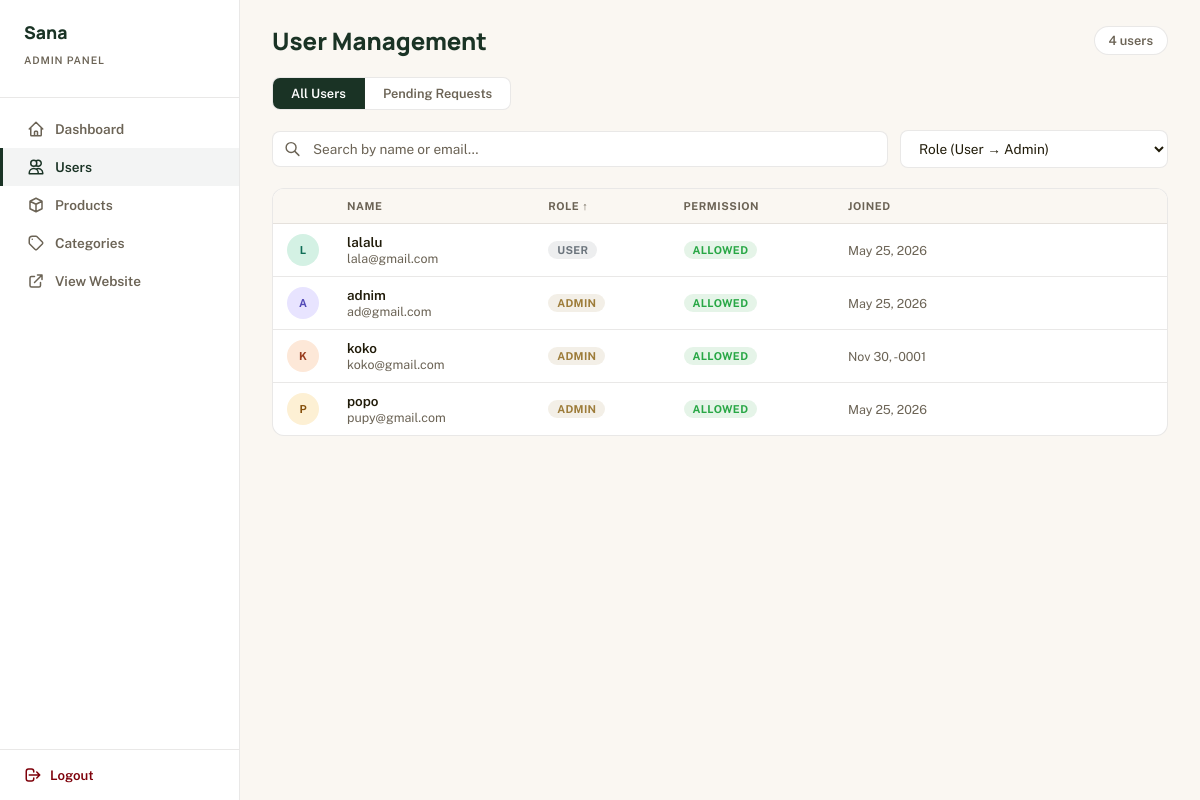
The page /views/admin_user.php?order=role_asc (signed in) on the database its author committed.
### tables this page shows
CREATE TABLE `user` (
  `id` int(11) NOT NULL,
  `name` varchar(50) NOT NULL,
  `first_name` varchar(50) NOT NULL,
  `last_name` varchar(50) NOT NULL,
  `email` varchar(50) DEFAULT NULL,
  `password` varchar(255) DEFAULT NULL,
  `provider` varchar(200) DEFAULT NULL,
  `provider_id` varchar(200) DEFAULT NULL,
  `avatar` tinyint(1) NOT NULL DEFAULT 0,
  `is_admin` tinyint(1) NOT NULL DEFAULT 0,
  `can_post` tinyint(1) DEFAULT 0,
  `request_post_permission` tinyint(1) DEFAULT 0,
  `created_at` timestamp NOT NULL DEFAULT current_timestamp(),
  `updated_at` timestamp NOT NULL DEFAULT current_timestamp() ON UPDATE current_timestamp()
);

### repos/UserRepository.php (called while the page is built, shortened)
<?php
class UserRepository {
    protected $conn;
    public function __construct(PDO $conn) {
        $this->conn = $conn;
    }
    public function getAllWithFilters($filter = null, $search = null, $orderBy = null) {
        $sql = "SELECT * FROM `user`";
        $params = [];
        $orderClause = match($orderBy) {
            'name_asc' => 'ORDER BY name ASC',
            'name_desc' => 'ORDER BY name DESC',
            'id_asc' => 'ORDER BY id ASC',
            'id_desc' => 'ORDER BY id DESC',
            'role_asc' => 'ORDER BY is_admin ASC, name ASC',
            'role_desc' => 'ORDER BY is_admin DESC, name ASC',
            'permission_asc' => 'ORDER BY can_post ASC, name ASC',
            'permission_desc' => 'ORDER BY can_post DESC, name ASC',
            default => 'ORDER BY id DESC'
        };
        $sql .= " " . $orderClause;
        $stmt = $this->conn->prepare($sql);
        $stmt->execute($params);
        return $stmt->fetchAll(PDO::FETCH_ASSOC);
    }
}

### views/admin_user.php (the view, shortened to what this page needs)
<?php
require_once '../configs/connect.php';
require_once '../repos/UserRepository.php';
$search  = isset($_GET['search'])  ? trim($_GET['search'])  : '';
$filter  = isset($_GET['filter'])  ? $_GET['filter']        : null;
$orderBy = isset($_GET['order'])   ? $_GET['order']         : 'id_desc';
$userRepo = new UserRepository($conn);
$users    = $userRepo->getAllWithFilters($filter, $search, $orderBy);
$avColors = [
    ['bg'=>'#d4f1e4','color'=>'#0f6e56'],
    ['bg'=>'#e8e4ff','color'=>'#534ab7'],
    ['bg'=>'#fde8d8','color'=>'#993c1d'],
    ['bg'=>'#fdf0d4','color'=>'#854f0b'],
    ['bg'=>'#fce4f0','color'=>'#993556'],
    ['bg'=>'#dceeff','color'=>'#185fa5'],
];
function getInitials(string $name): string {
    $parts = explode(' ', trim($name));
    return strtoupper(substr($parts[0],0,1) . (isset($parts[1]) ? substr($parts[1],0,1) : ''));
}
?>
<!DOCTYPE html>
<html lang="en">
<head>
</head>
<body>
    <?php include './assets/admin_sidebar.php'; ?>
    <div class="main-content">
        <div class="page-header">
            <h1>User Management</h1>
            <span class="count-badge"><?php echo count($users); ?> user<?php echo count($users) !== 1 ? 's' : ''; ?></span>
        </div>
        <div class="filter-tabs">
            <a href="admin_user.php" class="filter-tab <?php echo !isset($_GET['filter']) ? 'active' : ''; ?>">
                All Users
            </a>
            <a href="admin_user.php?filter=requesting" class="filter-tab <?php echo (isset($_GET['filter']) && $_GET['filter']==='requesting') ? 'active' : ''; ?>">
                Pending Requests
            </a>
        </div>
        <form method="GET" class="search-order-bar" id="userFilterForm">
            <div class="search-box">
                <input type="text" name="search"
                       placeholder="Search by name or email…"
                       value="<?php echo htmlspecialchars($search); ?>">
            </div>
            <select name="order" class="order-select" id="orderSelect">
                <option value="role_asc"        <?php echo $orderBy==='role_asc'        ? 'selected':'' ?>>Role (User → Admin)</option>
            </select>
        </form>
        <div class="table-card">
            <div class="table-responsive">
                <table>
                    <thead>
                        <tr>
                            <th style="width:36px;"></th>
                            <th>
                                <a href="?order=<?php echo $orderBy==='name_asc'?'name_desc':'name_asc'; ?><?php echo !empty($search)?'&search='.urlencode($search):''; ?><?php echo isset($_GET['filter'])?'&filter='.htmlspecialchars($_GET['filter']):''; ?>">
                                    Name <?php if(strpos($orderBy,'name')!==false) echo $orderBy==='name_asc'?'↑':'↓'; ?>
                                </a>
                            </th>
                            <th>
                                <a href="?order=<?php echo $orderBy==='role_asc'?'role_desc':'role_asc'; ?><?php echo !empty($search)?'&search='.urlencode($search):''; ?><?php echo isset($_GET['filter'])?'&filter='.htmlspecialchars($_GET['filter']):''; ?>">
                                    Role <?php if(strpos($orderBy,'role')!==false) echo $orderBy==='role_asc'?'↑':'↓'; ?>
                                </a>
                            </th>
                            <th>
                                <a href="?order=<?php echo $orderBy==='permission_asc'?'permission_desc':'permission_asc'; ?><?php echo !empty($search)?'&search='.urlencode($search):''; ?><?php echo isset($_GET['filter'])?'&filter='.htmlspecialchars($_GET['filter']):''; ?>">
                                    Permission <?php if(strpos($orderBy,'permission')!==false) echo $orderBy==='permission_asc'?'↑':'↓'; ?>
                                </a>
                            </th>
                            <th>
                                <a href="?order=<?php echo $orderBy==='id_asc'?'id_desc':'id_asc'; ?><?php echo !empty($search)?'&search='.urlencode($search):''; ?><?php echo isset($_GET['filter'])?'&filter='.htmlspecialchars($_GET['filter']):''; ?>">
                                    Joined <?php if(strpos($orderBy,'id')!==false) echo $orderBy==='id_asc'?'↑':'↓'; ?>
                                </a>
                            </th>
                            <th style="text-align:center;"></th>
                        </tr>
                    </thead>
                    <tbody>
                        <?php if (empty($users)): ?>
                            <tr>
                                <td colspan="6">
                                    <div class="empty-state">
                                        <svg fill="none" stroke="currentColor" viewBox="0 0 24 24">
                                            <path stroke-linecap="round" stroke-linejoin="round" stroke-width="2"
                                                  d="M12 4.354a4 4 0 110 5.292M15 21H3v-1a6 6 0 0112 0v1zm0 0h6v-1a6 6 0 00-9-5.197M13 7a4 4 0 11-8 0 4 4 0 018 0z"/>
                                        </svg>
                                        <p>No users found.</p>
                                    </div>
                                </td>
                            </tr>
                        <?php else: ?>
                            <?php foreach ($users as $i => $user): ?>
                                <?php
                                    $col      = $avColors[$i % count($avColors)];
                                    $initials = getInitials($user['name']);
                                    $joined   = $user['created_at']
                                                ? date('M j, Y', strtotime($user['created_at']))
                                                : '—';
                                ?>
                                <tr class="user-table-row"
                                    data-uid="<?php echo $user['id']; ?>"
                                    onclick="openDetail(<?php echo (int)$user['id']; ?>)"
                                    title="Click to view full profile">
                                    <td>
                                        <div class="avatar-cell"
                                             style="background:<?php echo $col['bg']; ?>;color:<?php echo $col['color']; ?>">
                                            <?php echo $initials; ?>
                                        </div>
                                    </td>
                                    <td>
                                        <div class="user-info-wrap">
                                            <div>
                                                <div class="user-name"><?php echo htmlspecialchars($user['name']); ?></div>
                                                <div class="user-email"><?php echo htmlspecialchars($user['email']); ?></div>
                                            </div>
                                        </div>
                                    </td>
                                    <td>
                                        <?php if ($user['is_admin']): ?>
                                            <span class="badge badge-admin">Admin</span>
                                        <?php else: ?>
                                            <span class="badge badge-user">User</span>
                                        <?php endif; ?>
                                    </td>
                                    <td>
                                        <?php if ($user['can_post']): ?>
                                            <span class="badge badge-allowed">Allowed</span>
                                        <?php endif; ?>
                                    </td>
                                    <td style="white-space:nowrap;font-size:.78rem;color:var(--on-surface-variant);">
                                        <?php echo $joined; ?>
                                    </td>
                                    <td style="text-align:center;">
                                    </td>
                                </tr>
                            <?php endforeach; ?>
                        <?php endif; ?>
                    </tbody>
                </table>
            </div>
        </div>
    </div>
</body>
</html>

### views/admin_user.php (style rules this page uses)
:root { --primary: #1a3325; --primary-container: #2a5038; --primary-light: rgba(26,51,37,.05); --secondary: #9d7c39; --secondary-light: rgba(157,124,57,.10); --tertiary: #7e000a; --bg-body: #faf7f2; --surface: #ffffff; --on-surface: #201b09; --on-surface-variant:#6b6355; --outline: rgba(74,69,56,.12); --outline-strong: rgba(74,69,56,.25); --radius-sm: 8px; --radius-md: 12px; --radius-lg: 16px; --font-headline: 'Manrope', sans-serif; --font-body: 'Public Sans', sans-serif; }
*, *::before, *::after { box-sizing: border-box; }
body { font-family: var(--font-body); margin: 0; padding: 0; background: var(--bg-body); color: var(--on-surface); display: flex; min-height: 100vh; }
.main-content { flex-grow: 1; padding: 1.5rem 2rem; display: flex; flex-direction: column; min-width: 0; }
.page-header { display: flex; align-items: center; justify-content: space-between; margin-bottom: 1.25rem; flex-wrap: wrap; gap: .75rem; }
.page-header h1 { font-family: var(--font-headline); font-size: 1.5rem; font-weight: 800; color: var(--primary); margin: 0; }
.count-badge { font-size: .8rem; color: var(--on-surface-variant); font-weight: 600; background: var(--surface); border: 1px solid var(--outline); padding: 6px 14px; border-radius: 20px; }
.filter-tabs { display: flex; background: var(--surface); border: 1px solid var(--outline); border-radius: var(--radius-sm); overflow: hidden; width: fit-content; margin-bottom: 1.25rem; }
.filter-tab { padding: 8px 18px; text-decoration: none; font-weight: 600; font-size: .8rem; color: var(--on-surface-variant); border-right: 1px solid var(--outline); transition: all .2s; white-space: nowrap; }
.filter-tab:last-child { border-right: none; }
.filter-tab.active { background: var(--primary); color: #fff; }
.search-order-bar { display: flex; gap: .75rem; align-items: center; flex-wrap: wrap; margin-bottom: 1.25rem; }
.search-box { flex: 1; min-width: 200px; position: relative; }
.search-box input { width: 100%; padding: 9px 14px 9px 40px; border: 1px solid var(--outline); border-radius: var(--radius-sm); background: var(--surface); font-family: var(--font-body); font-size: .85rem; color: var(--on-surface); transition: all .2s; }
.search-box input::placeholder { color: var(--on-surface-variant); }
.order-select { padding: 9px 14px; border: 1px solid var(--outline); border-radius: var(--radius-sm); background: var(--surface); font-family: var(--font-body); font-size: .85rem; color: var(--on-surface); cursor: pointer; min-width: 170px; transition: all .2s; }
.table-card { background: var(--surface); border: 1px solid var(--outline); border-radius: var(--radius-md); overflow: hidden; }
.table-responsive { overflow-x: auto; }
table { width: 100%; border-collapse: collapse; }
th { padding: 11px 14px; text-align: left; background: var(--bg-body); font-weight: 700; font-size: .68rem; text-transform: uppercase; letter-spacing: .05em; color: var(--on-surface-variant); border-bottom: 1px solid var(--outline); }
th a { text-decoration: none; color: inherit; display: inline-flex; align-items: center; gap: 4px; }
td { padding: 10px 14px; border-bottom: 1px solid var(--outline); font-size: .84rem; vertical-align: middle; }
tr:last-child td { border-bottom: none; }
.user-table-row { cursor: pointer; transition: background .15s; }
.avatar-cell { width: 32px; height: 32px; border-radius: 50%; display: flex; align-items: center; justify-content: center; font-size: 11px; font-weight: 700; flex-shrink: 0; user-select: none; }
.user-info-wrap { display: flex; align-items: center; gap: 10px; }
.user-name { font-weight: 600; color: var(--on-surface); }
.user-email { font-size: .78rem; color: var(--on-surface-variant); margin-top: 1px; }
.badge { padding: 3px 9px; border-radius: 20px; font-size: .68rem; font-weight: 700; text-transform: uppercase; letter-spacing: .03em; display: inline-block; }
.badge-admin { background: rgba(157,124,57,.12); color: var(--secondary); }
.badge-user { background: rgba(108,117,125,.12); color: #6c757d; }
.badge-allowed { background: rgba(40,167,69,.12); color: #28a745; }

### rows shown on the page
user: name "L", name "lalalu", email "lala@gmail.com", is_admin "USER", can_post "ALLOWED", created_at "May 25, 2026"
user: name "A", name "adnim", email "ad@gmail.com", is_admin "ADMIN", can_post "ALLOWED", created_at "May 25, 2026"
user: name "K", name "koko", email "koko@gmail.com", is_admin "ADMIN", can_post "ALLOWED", created_at "Nov 30, -0001"
user: name "P", name "popo", email "pupy@gmail.com", is_admin "ADMIN", can_post "ALLOWED", created_at "May 25, 2026"

### other values the page prints
count($users) "4"
